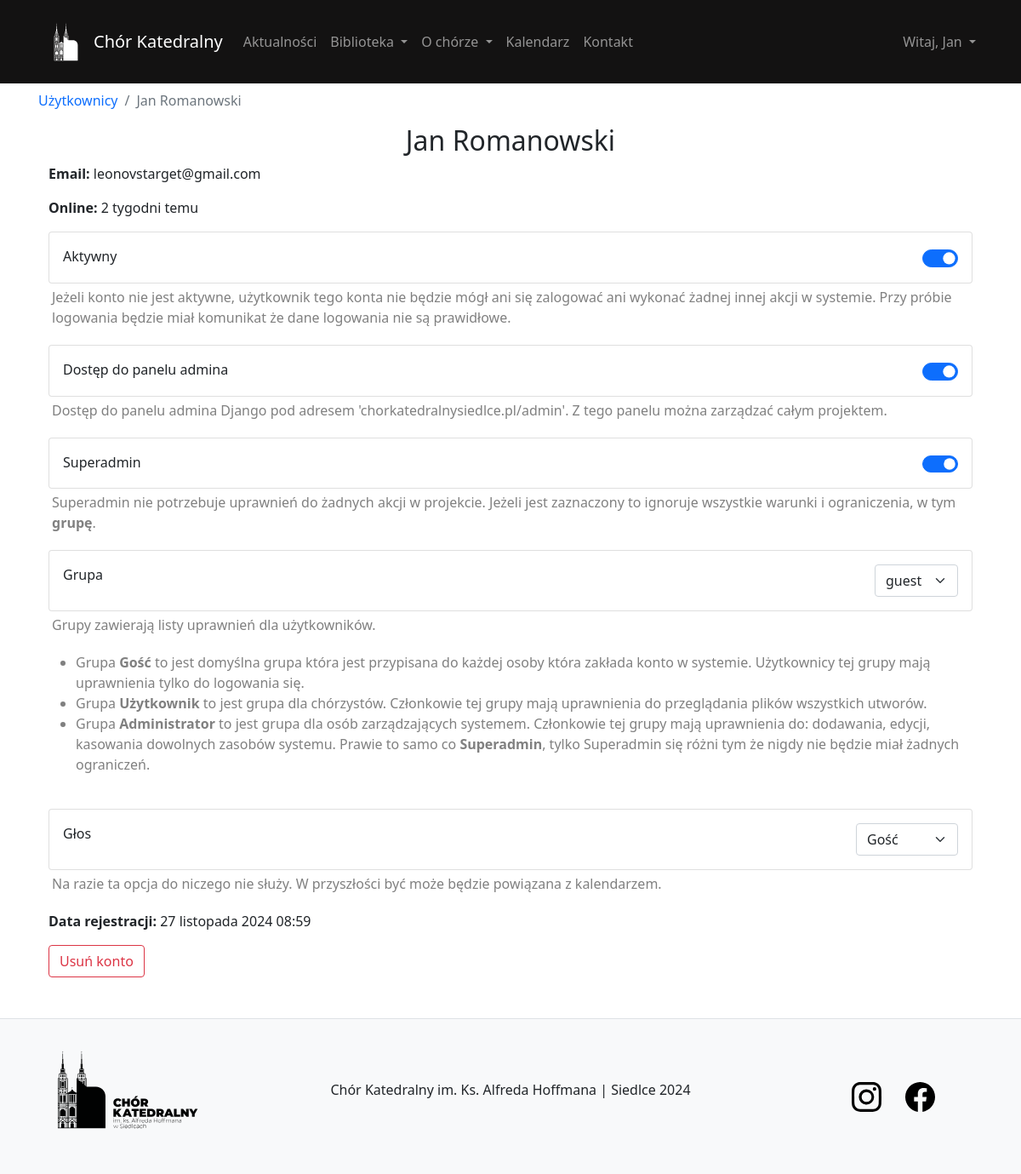
/user/details/6/ (signed in), run on an earlier commit of the app's database.
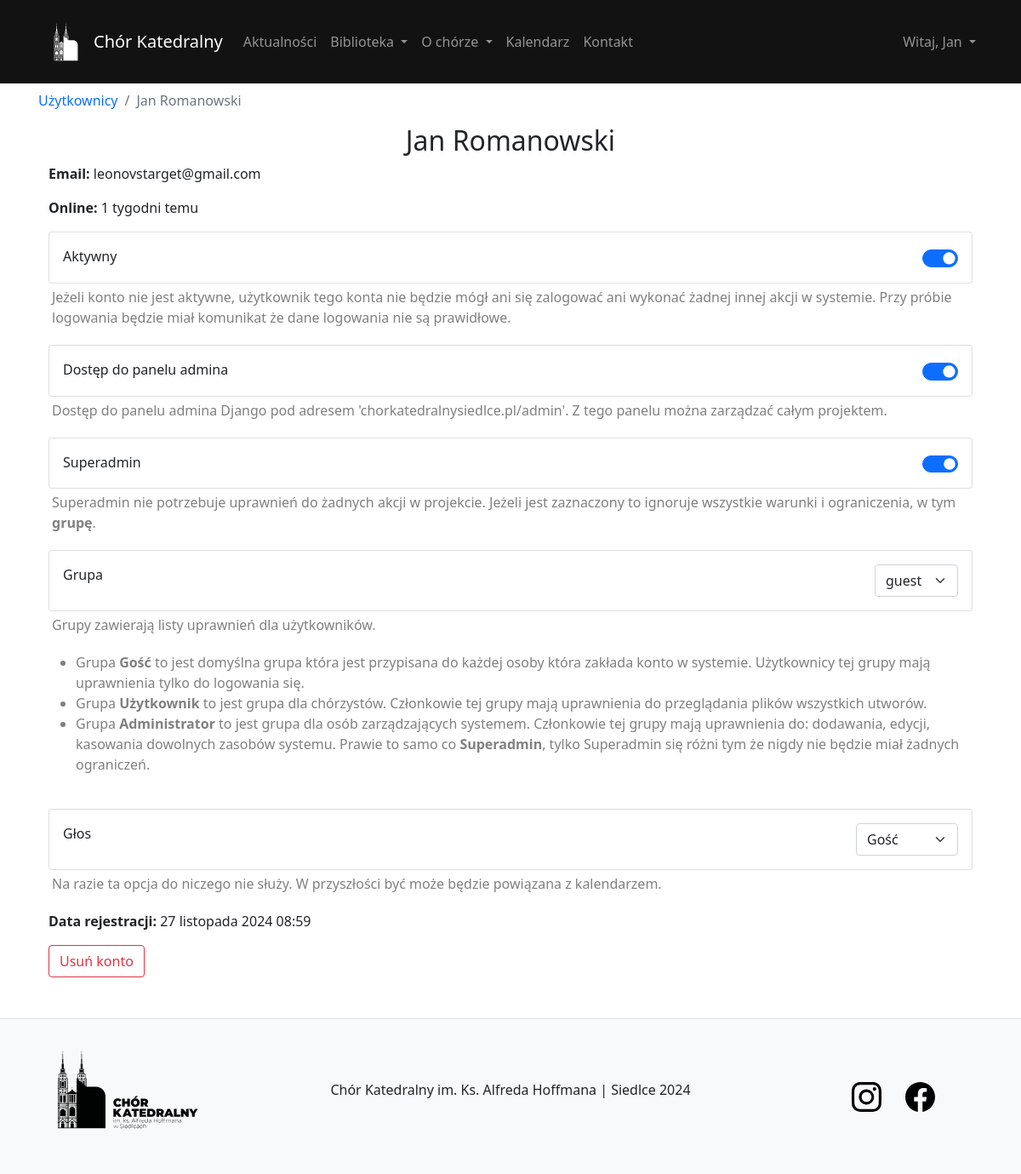
And on a later commit of the database.
### user/models.py (models this page shows, shortened)
class User(AbstractBaseUser, PermissionsMixin):
    email = models.EmailField(unique=True)
    name = models.CharField(max_length=30)
    surname = models.CharField(max_length=30)
    voice_type = models.CharField(max_length=10, default='guest')
    last_activity = models.DateTimeField(null=True, blank=True)
    is_staff = models.BooleanField(default=False)
    is_active = models.BooleanField(default=True)
    date_joined = models.DateTimeField(default=timezone.now)
    objects = CustomUserManager()
    USERNAME_FIELD = 'email'
    REQUIRED_FIELDS = ['name', 'surname']

### user/views.py (the view)
# urls.py: path('details/<int:id>/', views.detailsUser, name='detailsUser'),
@permission_required('user.change_user', raise_exception=True)
def detailsUser(request, id):
    user = get_object_or_404(User, id=id)
    return render(request, 'user/details.html', {'usr': user})

### library/context_processors.py (called while the page is built)
def current_time(request):
    now = timezone.now()
    return {
        'current_year': now.year,
        'current_month': now.month,
    }

### user/templates/user/details.html (shortened to what the changed rows need)
{% extends 'content/template.html' %}
{% load extras %}
{% load static %}
{% block body %}
<div class="pt-2">
    <nav aria-label="breadcrumb">
        <ol class="breadcrumb">
            <li class="breadcrumb-item"><a href="{% url 'manageUsers' %}">Użytkownicy</a></li>
            <li class="breadcrumb-item active" aria-current="page">{{ usr.name }} {{ usr.surname }}</li>
        </ol>
    </nav>
</div>
<div class="container-fluid">
    <h2 class="text-center">{{ usr.name }} {{ usr.surname }}</h2>
    <p><strong>Email: </strong>{{ usr.email }}</p>
    <p><strong>Online: </strong>{{ usr.last_activity|activity_status }}</p>
    <div class="card w-100">
        <div class="card-body">
            <div class="row">
                <div class="col-6">
                    <div class="form-check form-switch float-end">
                        <input class="form-check-input" type="checkbox" role="switch" id="toggleActive" {% if usr.is_active %} checked {% endif %}>
                    </div>
                </div>
            </div>
        </div>
    </div>
    <p class="p-1" style="color: gray;">Jeżeli konto nie jest aktywne, użytkownik tego konta nie będzie mógł ani się zalogować ani wykonać żadnej innej
        akcji w systemie. Przy próbie logowania będzie miał komunikat że dane logowania nie są prawidłowe.
    </p>
    <div class="card w-100">
        <div class="card-body">
            <div class="row">
                <div class="col-6">
                    <div class="form-check form-switch float-end">
                        <input class="form-check-input" type="checkbox" role="switch" id="togglePanel" {% if usr.is_staff %} checked {% endif %}>
                    </div>
                </div>
            </div>
        </div>
    </div>
    <p class="p-1" style="color: gray;">Dostęp do panelu admina Django pod adresem 'chorkatedralnysiedlce.pl/admin'. Z tego panelu można zarządzać całym projektem.
    </p>
    <div class="card w-100">
        <div class="card-body">
            <div class="row">
                <div class="col-6">
                    <div class="form-check form-switch float-end">
                        <input class="form-check-input" type="checkbox" role="switch" id="toggleSuperAdmin" {% if usr.is_superuser %} checked {% endif %}>
                    </div>
                </div>
            </div>
        </div>
    </div>
    <p class="p-1" style="color: gray;">Superadmin nie potrzebuje uprawnień do żadnych akcji w projekcie. Jeżeli jest zaznaczony to ignoruje wszystkie warunki i ograniczenia, w tym <strong>grupę</strong>.
    </p>
    <div class="card w-100">
        <div class="card-body">
        </div>
    </div>
    <p class="p-1" style="color: gray;">Grupy zawierają listy uprawnień dla użytkowników.
        <ul style="color: gray;">
        </ul>
    </p>
    <br>
    <div class="card w-100">
        <div class="card-body">
        </div>
    </div>
    <p class="p-1" style="color: gray;">Na razie ta opcja do niczego nie służy. W przyszłości być może będzie powiązana z kalendarzem. </p>
    <p><strong>Data rejestracji: </strong> {{ usr.date_joined }}</p>
</div>
{% endblock %}

### content/templates/content/template.html (shortened to what this page needs)
{% load static %}
<!DOCTYPE html>
<html lang="en">
<head>
    <link href="https://cdn.jsdelivr.net/npm/bootstrap@5.0.2/dist/css/bootstrap.min.css" rel="stylesheet">
    <link rel="stylesheet" href="https://cdnjs.cloudflare.com/ajax/libs/toastr.js/latest/toastr.min.css">
    <link rel="stylesheet" href="{% static 'content/css/main.css' %}">
    <link rel="stylesheet" href="{% static 'content/css/scss.scss' %}">
</head>
<body class="body-bg">
    <div class="overlay">
        <nav class="navbar navbar-dark navbar-expand-lg bg-dark sticky-top">
            <div class="container main-container">
                <img class="m-0 p-0" src="{% static 'content/img/logo_light.svg' %}" width="65px" alt="Chór Katedralny">
                <a class="navbar-brand text-center" href="/">
                    Chór Katedralny
                </a>
                <div class="collapse navbar-collapse" id="navbarTogglerDemo03">
                    <ul class="navbar-nav me-auto mb-2 mb-lg-0">
                        <li class="nav-item">
                            <a class="nav-link" href="{% url 'listNews' %}">Aktualności</a>
                        </li>
                        {% if user.is_authenticated %}
                        <li class="nav-item dropdown">
                            <a class="nav-link dropdown-toggle" href="#" id="navbarDarkDropdownMenuLink" role="button"
                               data-bs-toggle="dropdown" aria-expanded="false">
                                Biblioteka
                            </a>
                        </li>
                        {% else %}
                        <li class="nav-item">
                            <a class="nav-link" href="{% url 'listComposition' %}">Biblioteka</a>
                        </li>
                        {% endif %}
                        <ul class="navbar-nav">
                            <li class="nav-item dropdown">
                                <a class="nav-link dropdown-toggle" href="#" id="navbarDarkDropdownMenuLink" role="button"
                                   data-bs-toggle="dropdown" aria-expanded="false">
                                    O chórze
                                </a>
                            </li>
                        </ul>
                        <li class="nav-item">
                            {% if current_year and current_month %}
                            <a class="nav-link" href="{% url 'calendar' current_year current_month %}">Kalendarz</a>
                            {% else %}
                                <a class="nav-link" href="#">Kalendarz</a>
                            {% endif %}
                        </li>
                        <li class="nav-item">
                            <a class="nav-link" href="{% url 'contact' %}">Kontakt</a>
                        </li>
                    </ul>
                    {% if user.is_authenticated %}
                        <ul class="navbar-nav">
                            <li class="nav-item dropdown">
                                <a class="nav-link dropdown-toggle" href="#" id="navbarDarkDropdownMenuLink" role="button"
                                   data-bs-toggle="dropdown" aria-expanded="false">
                                   Witaj, {{ user.name }}
                                </a>
                            </li>
                        </ul>
                    {% else %}
                        <a class="btn btn-success" href="{% url 'signIn' %}" role="button">Zaloguj</a>
                    {% endif %}
                </div>
            </div>
        </nav>
        <div class="container main-container align-items-center" style="min-height: 90vh; width: 100%">
            <div class="toast-container position-fixed bottom-0 end-0 p-3" style="z-index: 11">
            </div>
            {% block body %}
            {% endblock %}
        </div>
        {% include 'content/footer.html' %}
    </div>
</body>
</html>

What changed in the data, as far as the page shows it:
changed User "Jan": last_activity|activity_status "2 tygodni temu" → "1 tygodni temu"
